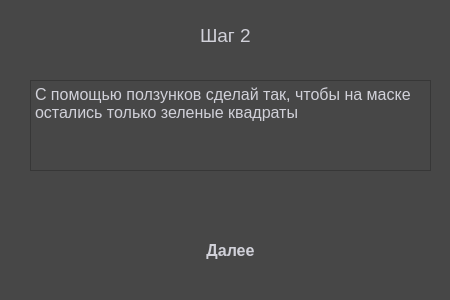
<?xml version="1.0" encoding="UTF-8"?>
<ui version="4.0">
 <class>Step2</class>
 <widget class="QDialog" name="Step2">
  <property name="geometry">
   <rect>
    <x>0</x>
    <y>0</y>
    <width>450</width>
    <height>300</height>
   </rect>
  </property>
  <property name="windowTitle">
   <string>Шаг 2</string>
  </property>
  <property name="styleSheet">
   <string notr="true">background-color:rgb(71,71,71)</string>
  </property>
  <widget class="QTextBrowser" name="textBrowser">
   <property name="geometry">
    <rect>
     <x>30</x>
     <y>80</y>
     <width>401</width>
     <height>91</height>
    </rect>
   </property>
   <property name="styleSheet">
    <string notr="true">  color: rgb(209,209,217);</string>
   </property>
   <property name="html">
    <string>&lt;!DOCTYPE HTML PUBLIC &quot;-//W3C//DTD HTML 4.0//EN&quot; &quot;http://www.w3.org/TR/REC-html40/strict.dtd&quot;&gt;
&lt;html&gt;&lt;head&gt;&lt;meta name=&quot;qrichtext&quot; content=&quot;1&quot; /&gt;&lt;style type=&quot;text/css&quot;&gt;
p, li { white-space: pre-wrap; }
&lt;/style&gt;&lt;/head&gt;&lt;body style=&quot; font-family:'MS Shell Dlg 2'; font-size:7.8pt; font-weight:400; font-style:normal;&quot;&gt;
&lt;p style=&quot; margin-top:0px; margin-bottom:0px; margin-left:0px; margin-right:0px; -qt-block-indent:0; text-indent:0px;&quot;&gt;&lt;span style=&quot; font-size:12pt;&quot;&gt;С помощью ползунков сделай так, чтобы на маске остались только зеленые квадраты&lt;/span&gt;&lt;/p&gt;&lt;/body&gt;&lt;/html&gt;</string>
   </property>
  </widget>
  <widget class="QLabel" name="label">
   <property name="geometry">
    <rect>
     <x>200</x>
     <y>20</y>
     <width>71</width>
     <height>31</height>
    </rect>
   </property>
   <property name="font">
    <font>
     <pointsize>14</pointsize>
    </font>
   </property>
   <property name="styleSheet">
    <string notr="true">  color: rgb(209,209,217);</string>
   </property>
   <property name="text">
    <string>Шаг 2</string>
   </property>
  </widget>
  <widget class="QPushButton" name="pushButton">
   <property name="geometry">
    <rect>
     <x>170</x>
     <y>230</y>
     <width>121</width>
     <height>41</height>
    </rect>
   </property>
   <property name="font">
    <font>
     <pointsize>12</pointsize>
     <weight>87</weight>
     <bold>true</bold>
     <underline>false</underline>
     <strikeout>false</strikeout>
    </font>
   </property>
   <property name="cursor">
    <cursorShape>PointingHandCursor</cursorShape>
   </property>
   <property name="styleSheet">
    <string notr="true">QPushButton {
  position: relative;
  display: inline-block;
  font-size: 90%;
  font-weight: 700;
  color: rgb(209,209,217);
  text-decoration: none;
  text-shadow: 0 -1px 2px rgba(0,0,0,.2);
  padding: .5em 1em;
  outline: none;
  border-radius: 3px;
  background: linear-gradient(rgb(110,112,120), rgb(81,81,86)) rgb(110,112,120);
  box-shadow:
   0 1px rgba(255,255,255,.2) inset,
   0 3px 5px rgba(0,1,6,.5),
   0 0 1px 1px rgba(0,1,6,.2);
  transition: .2s ease-in-out;
}
QPushButton:hover {
  background: linear-gradient(rgb(126,126,134), rgb(70,71,76)) rgb(126,126,134);
}
QPushButton:pressed {
  top: 1px;
  background: linear-gradient(rgb(76,77,82), rgb(56,57,62)) rgb(76,77,82);
  box-shadow:
   0 0 1px rgba(0,0,0,.5) inset,
   0 2px 3px rgba(0,0,0,.5) inset,
   0 1px 1px rgba(255,255,255,.1);
}</string>
   </property>
   <property name="text">
    <string>Далее</string>
   </property>
  </widget>
 </widget>
 <resources/>
 <connections/>
</ui>
